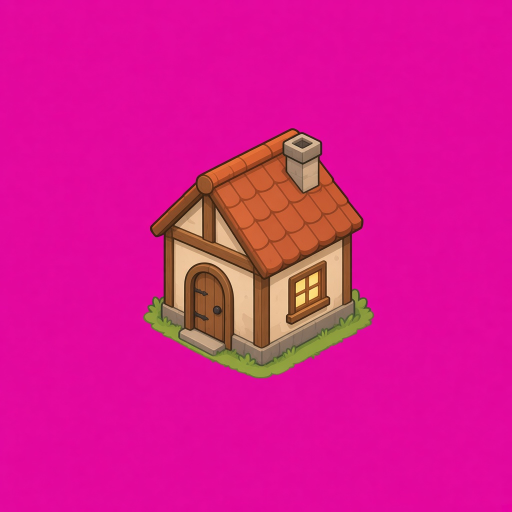
#> input picture tools/art/source/cottage.jpg, 1024 x 1024 px (shown at 1/2 size)
$ python tile.py source/cottage.jpg out.png
#> lines starting #> are read from the running program, lines starting #| are printed output that depends on the picture
"""Make a photo into a repeating tile by blending opposite edges."""

import argparse
from pathlib import Path

import numpy as np
from PIL import Image


def wrap_blend(a: np.ndarray, axis: int, blend: int) -> None:
    n = a.shape[axis]
    for i in range(blend):
        t = i / max(blend - 1, 1)
        near = [slice(None)] * a.ndim
        far = [slice(None)] * a.ndim
        near[axis] = i
        far[axis] = n - blend + i
        mixed = a[tuple(near)] * t + a[tuple(far)] * (1.0 - t)
        a[tuple(near)] = mixed
        a[tuple(far)] = mixed


def main() -> None:
    parser = argparse.ArgumentParser(description=__doc__)
    parser.add_argument("src", type=Path)
    parser.add_argument("dst", type=Path)
    parser.add_argument("--size", type=int, default=512)
    parser.add_argument("--blend", type=int, default=64)
    args = parser.parse_args()

    img = Image.open(args.src).convert("RGB").resize((args.size, args.size), Image.Resampling.LANCZOS)
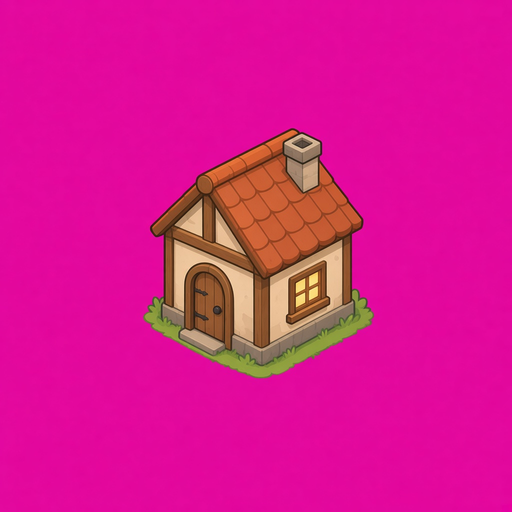
#> img: PIL image 512x512 RGB; mean R, G, B 217.6, 23.1, 144.1
    a = np.asarray(img).astype(np.float32)
    wrap_blend(a, 0, args.blend)
    wrap_blend(a, 1, args.blend)
    args.dst.parent.mkdir(parents=True, exist_ok=True)
    Image.fromarray(np.clip(a, 0, 255).astype(np.uint8), "RGB").save(args.dst, optimize=True)
    print(f"{args.dst} {args.size}x{args.size}")


if __name__ == "__main__":
    main()

$ run again, on tools/art/source/rocks.jpg
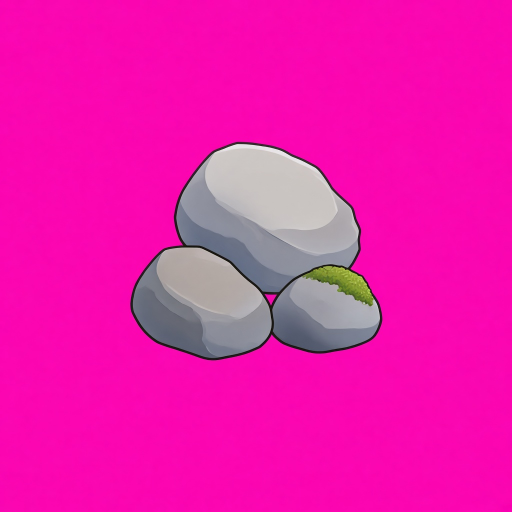
#> input picture tools/art/source/rocks.jpg, 1024 x 1024 px (shown at 1/2 size)
#> in main, `img = Image.open(args.src).convert("RGB").resize((args.size, args.size..`:
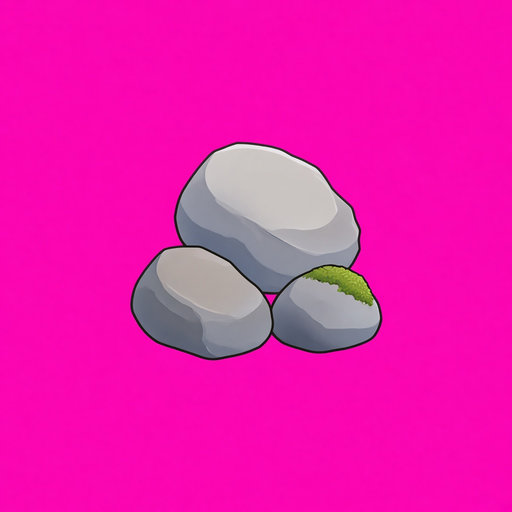
#> img: PIL image 512x512 RGB; mean R, G, B 235.3, 26.8, 172.9
